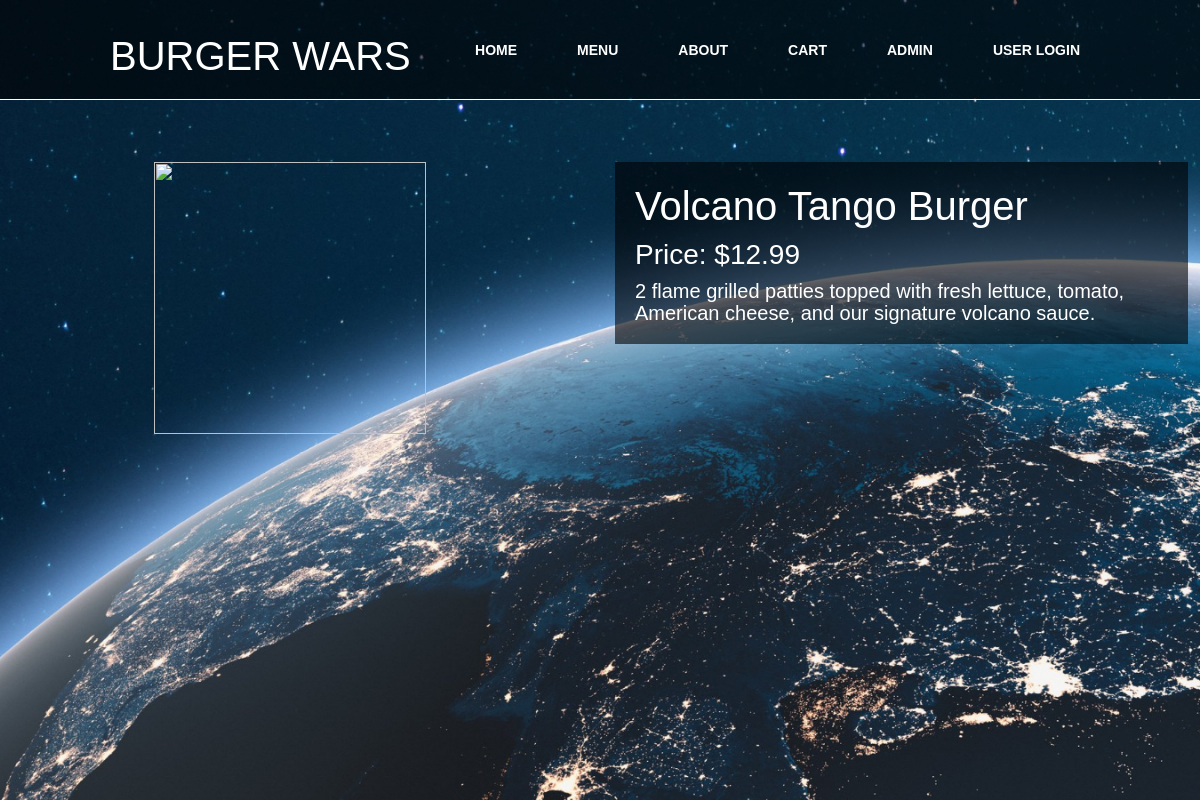
The page /itemdetails/4 on the database its author committed.
### burgerwars/models.py (models this page shows, shortened)
class Product(models.Model):
    product_name = models.CharField(max_length=50)
    product_price = models.DecimalField(max_digits=10, decimal_places=2)
    product_description = models.TextField()
    product_image = models.ImageField(max_length=200)
    product_type = models.CharField(max_length=6)
    product_toppings = models.ManyToManyField(Topping)

### burgerwars/views.py (the view)
# urls.py: path('itemdetails/<int:pk>', views.itemdetails.as_view(), name='itemdetails'),
class itemdetails(generic.DetailView):
    model = Product

### burgerwars/templates/burgerwars/product_detail.html (shortened to what this page needs)
<!DOCTYPE html>
{% load static %}
<html lang="en">
<head>
    <link rel="stylesheet" href="https://cdn.jsdelivr.net/npm/bootstrap@4.5.3/dist/css/bootstrap.min.css">
    <link rel="stylesheet" href="../../static/css/style1.css" type="text/css">
</head>
<body>
<nav class="about">
    <div class="logoa"><h1>Burger Wars </h1></div>
    <ul>
        <li><a href="{% url 'burgerwars:home' %}">Home</a></li>
        <li><a href="{% url 'burgerwars:bwmenucat' %}">Menu</a></li>
        <li><a href="{% url 'burgerwars:about' %}">About</a></li>
        <li><a href="#">Cart</a></li>
        <li><a href="/admin">Admin</a></li>
        <li><a href="#">User Login</a></li>
    </ul>
</nav>
<section class="fixed">
    <div class="row about-content" style="padding-top: 150px;">
        <div class="col-md-6 padding-left" style="max-height: 100%;">
            <img class="placeholder-image" src="burgerwars/media/">
        </div>
        <div class="col-md-6">
            <div class="about-text">
                <h1 class="white-text">{{ product.product_name }}</h1>
                <h3 class="white-text">Price: ${{ product.product_price }}</h3>
                <p class="content-text">
                    {{ product.product_description }}
                </p>
            </div>
        </div>
    </div>
</section>
</body>
</html>

### burgerwars/static/css/style1.css (style rules this page uses)
body { margin: 0; padding: 0; font-family: Arial; line-height: 1px; }
nav { position: fixed; top:0; left:0; width:100%; height: 100px; padding: 10px 90px; box-sizing: border-box; background: rgba(0,0,0,0.6); border-bottom: 1px solid #fff; }
nav .logoa { padding: 22px 20px; height: 80px; float: left; font-size:24px; font-weight: bold; text-transform: uppercase; color:#fff; }
nav ul { list-style: none; float: right; margin: 0; padding: 0; display: flex; }
nav ul li a { line-height: 80px; color:#fff; padding: 12px 30px; text-decoration: none; font-size: 14px; font-weight: bold; text-transform: uppercase; }
section { width:100%; height: 100vh; background: url(backhomepage.png); background-size: cover; background-position: center; margin: 0 auto; padding: 1%; text-align: center; }
.white-text { color: #ffffff; }
.content-text { display: block; color: #ffffff; line-height: 22px; margin: 0; font-size: 20px; }
.about-content { text-align: left; }
.padding-left { padding-left: 10%; padding-right: 10%; }
.about-text { background-color: rgba(0, 0, 0, 0.6); padding: 20px; }
.placeholder-image { text-align: center; margin-left: 10%; margin-right: 10%; width: 272px; height: 272px; }
section.fixed { background-attachment: fixed; }

### rows shown on the page
Product: product_name "Volcano Tango Burger", product_price "12.99", product_description "2 flame grilled patties topped with fresh lettuce, tomato, American cheese, and our signature volcano sauce."
